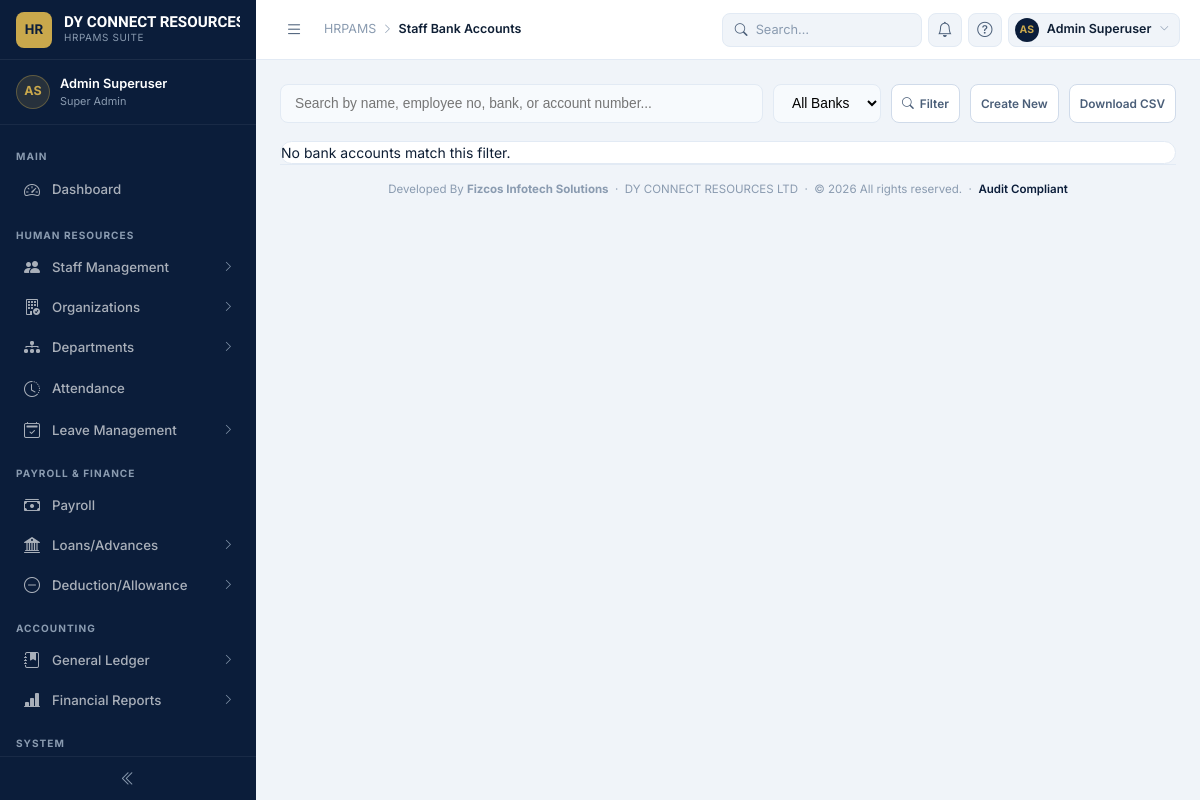
The app's page /payroll/bank-accounts/ (signed in), older data.
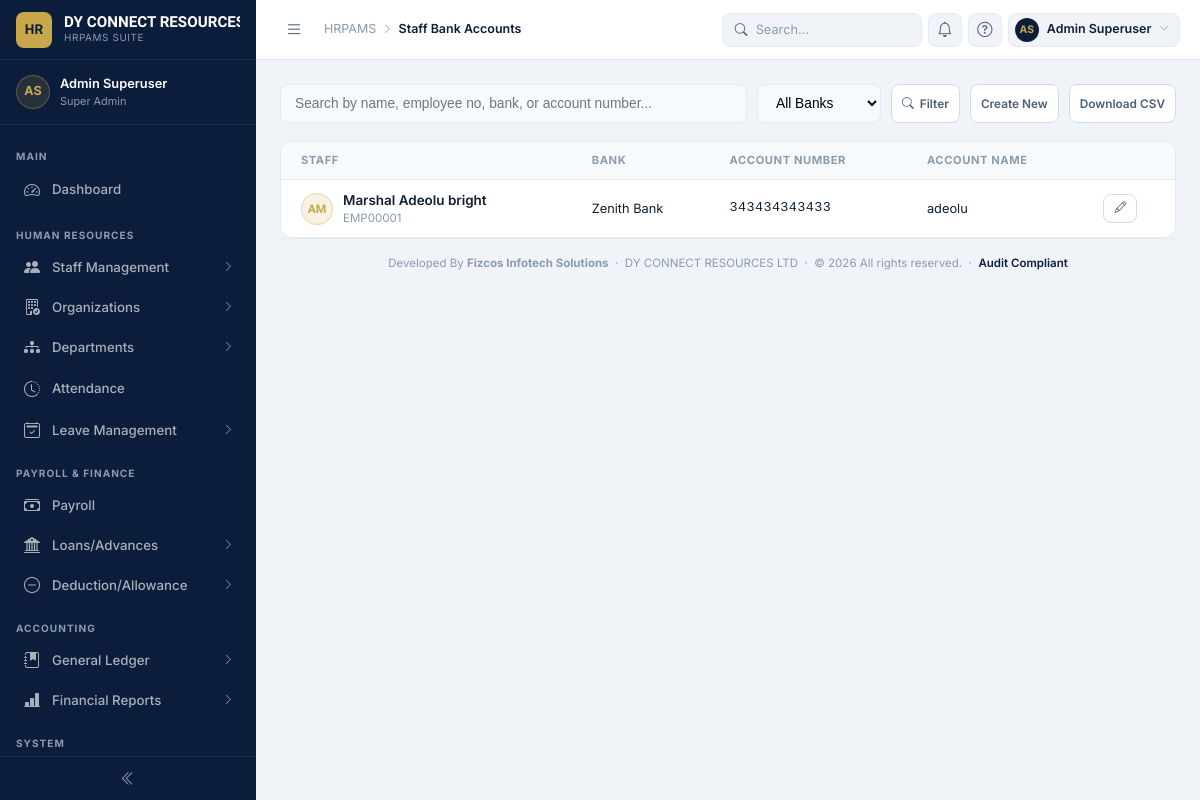
The same page, newer data.
### payroll/models/bank.py (models this page shows, shortened)
class StaffBankAccount(AuditableModel):
    staff = models.OneToOneField(Staff, on_delete=models.CASCADE, related_name="bank_account")
    bank_name = models.CharField(max_length=100)
    bank_code = models.CharField(
        max_length=10, blank=True, help_text="CBN bank sort/routing code, if known."
    )
    account_name = models.CharField(max_length=150)
    account_number = models.CharField(max_length=20)
    bvn = models.CharField(max_length=11, blank=True, help_text="Bank Verification Number.")
    is_verified = models.BooleanField(default=False)
    verified_at = models.DateTimeField(null=True, blank=True)
    class Meta:
        verbose_name = "Staff Bank Account"
        verbose_name_plural = "Staff Bank Accounts"
        indexes = [models.Index(fields=["account_number"])]

### employees/models.py (models this page shows, shortened)
class Staff(models.Model):
    user = models.OneToOneField(
        User,
        on_delete=models.CASCADE,
        related_name="staff_profile",
    )
    uuid = models.UUIDField(
        default=uuid.uuid4,
        editable=False,
        unique=True,
    )
    employee_no = models.CharField(
        max_length=20,
        unique=True,
        db_index=True,
        blank=True,
        help_text="Automatically generated employee number",
    )
    middle_name = models.CharField(
        max_length=50,
        blank=True,
    )
    gender = models.CharField(
        max_length=10,
        choices=Gender.choices,
        default=Gender.MALE,
    )
    date_of_birth = models.DateField()
    state_of_origin = models.CharField(
    max_length=30,
    choices=NigerianState.choices,
    default=NigerianState.SELECT,
)
    nationality = models.CharField(
        max_length=50,
        default="Nigeria",
    )
    marital_status = models.CharField(
        max_length=20,
        choices=MaritalStatus.choices,
        default=MaritalStatus.SINGLE,
    )
    employment_type = models.CharField(
        max_length=20,
        choices=EmploymentType.choices,
        default=EmploymentType.PERMANENT,
    )
    employment_status = models.CharField(
        max_length=20,
        choices=EmploymentStatus.choices,
        default=EmploymentStatus.ACTIVE,
    )
    staff_rank = models.ForeignKey(
        StaffRank,
        on_delete=models.PROTECT,
        related_name="employees",
        blank=True,
        null=True,
    )
    pension_pin = models.CharField(
        max_length=150,
        blank=True,
    )
    custodian_name = models.CharField(
        max_length=150,
        blank=True,
    )
    date_employed = models.DateField()
    confirmation_date = models.DateField(
        blank=True,
        null=True,
    )
    phone_mobile = models.CharField(
        max_length=20,
        blank=True,
    )
    phone_home = models.CharField(
        max_length=20,
        blank=True,
    )
    official_email = models.EmailField(
        blank=True,
    )
    personal_email = models.EmailField(
        blank=True,
    )
    address = models.CharField(
        max_length=255,
        blank=True,
    )
    qualification = models.CharField(
        max_length=150,
        blank=True,
    )
    graduation_year = models.PositiveSmallIntegerField(
        blank=True,
        null=True,
    )
    institution = models.CharField(
        max_length=150,
        blank=True,
    )
    professional_body = models.CharField(
        max_length=150,
        blank=True,
    )
    guarantor_name = models.CharField(
        max_length=150,
        blank=True,
    )
    guarantor_phone = models.CharField(
        max_length=20,
        blank=True,
    )
    guarantor_email = models.EmailField(
        blank=True,
    )
    guarantor_address = models.CharField(
        max_length=255,
        blank=True,
    )
    next_of_kin_name = models.CharField(
        max_length=150,
        blank=True,
    )
    next_of_kin_phone = models.CharField(
        max_length=20,
        blank=True,
    )
    next_of_kin_address = models.CharField(
        max_length=255,
        blank=True,
    )
    notes = models.TextField(
        blank=True,
    )
    is_active = models.BooleanField(
        default=True,
    )
    created = models.DateTimeField(
        auto_now_add=True,
    )
    updated = models.DateTimeField(
        auto_now=True,
    )
    created_by = models.ForeignKey(
        User,
        on_delete=models.SET_NULL,
        related_name="staff_created",
        null=True,
        blank=True,
    )
    updated_by = models.ForeignKey(
        User,
        on_delete=models.SET_NULL,
        related_name="staff_updated",
        null=True,
        blank=True,
    )
    class Meta:
        ordering = (
            "user__last_name",
            "user__first_name",
        )
        verbose_name = "Staff"
        verbose_name_plural = "Staff"
        indexes = [
            models.Index(fields=["employee_no"]),
            models.Index(fields=["employment_status"]),
            models.Index(fields=["date_employed"]),
        ]
    @property
    def full_name(self):
        return " ".join(
            filter(
                None,
                [
                    self.user.last_name,
                    self.user.first_name,
                    self.middle_name,
                ],
            )
        )

### payroll/views.py (the view, shortened to what this page needs)
# urls.py: path("bank-accounts/", views.StaffBankAccountListView.as_view(), name="bank-account-list"),
class StaffBankAccountListView(ManagerRequiredMixin, ListView):
    model = StaffBankAccount
    template_name = "payroll/staff_bankaccount_list.html"
    context_object_name = "accounts"
    paginate_by = 25
    def get_queryset(self):
        qs = (
            StaffBankAccount.objects.filter(is_active=True)
            .select_related("staff", "staff__user")
            .order_by("staff__user__first_name", "staff__user__last_name")
        )
        query = self.request.GET.get("q", "").strip()
        bank = self.request.GET.get("bank", "").strip()
        if bank:
            qs = qs.filter(bank_name=bank)
        return qs
    def get_context_data(self, **kwargs):
        ctx = super().get_context_data(**kwargs)
        ctx["page_title"] = "Staff Bank Accounts"
        ctx["breadcrumb"] = "Staff Bank Accounts"
        ctx["query"] = self.request.GET.get("q", "")
        ctx["current_bank"] = self.request.GET.get("bank", "")
        ctx["bank_choices"] = (
            StaffBankAccount.objects.filter(is_active=True)
            .order_by("bank_name")
            .values_list("bank_name", flat=True)
            .distinct()
        )
        ctx["total_count"] = self.get_queryset().count()
        ctx["missing_count"] = (
            self.model.objects.filter(is_active=True).exclude(
                account_number__isnull=False
            ).count()
            if hasattr(self.model, "account_number")
            else 0
        )
        return ctx

### dashboard/context_processors.py (called while the page is built)
def corporate_identity(request):
    try:
        identity = CorporateIdentity.get_default()
    except Exception as exc:
        logger.warning(
            "Unable to load Corporate Identity: %s",
            exc,
        )
        identity = None
    return {
        "corporate_info": identity,
    }

### dashboard/models.py (called while the page is built)
    @classmethod
    def get_default(cls) -> "CorporateIdentity | None":
        return (
            cls.objects.filter(is_default=True).first()
            or cls.objects.first()
        )

### payroll/views.py (called while the page is built)
    def dispatch(self, request, *args, **kwargs):
        if not request.user.is_authenticated:
            return self.handle_no_permission()
        if not (request.user.is_staff or request.user.is_superuser):
            raise PermissionDenied("You do not have permission to view staff bank details.")
        return super().dispatch(request, *args, **kwargs)

### payroll/templates/payroll/staff_bankaccount_list.html (shortened to what this page needs)
{% extends "dashboard/base.html" %}
{% load static %}
{% block breadcrumb %}<span class="bc-current">Staff Bank Accounts</span>{% endblock %}
{% block content %}
<form method="get" class="search-bar">
  <input type="text" name="q" placeholder="Search by name, employee no, bank, or account number..." value="{{ query }}">
  <select name="bank">
    <option value="">All Banks</option>
  </select>
  <button type="submit" class="btn btn-outline btn-sm"><i class="bi bi-search"></i> Filter</button>
   <button type="submit" class="btn btn-outline btn-sm"><a href="{% url 'payroll:bank-account-create' %}"> Create New</a></button>
    <button type="submit" class="btn btn-outline btn-sm"><a href="{% url 'payroll:bank-account-export' %}"> Download CSV</a></button>
</form>
<div class="card">
  <div class="card-body" style="padding:0">
    {% if accounts %}
    <div class="data-table-wrap">
      <table class="data-table">
        <thead>
          <tr>
            <th>Staff</th><th>Bank</th><th>Account Number</th><th>Account Name</th><th></th>
          </tr>
        </thead>
        <tbody>
          {% for acc in accounts %}
          <tr>
            <td>
              <div class="staff-cell">
                <div class="staff-avatar">{{ acc.staff.user.first_name|first|upper }}{{ acc.staff.user.last_name|first|upper }}</div>
                <div>
                  <div class="staff-name">{{ acc.staff.full_name }}</div>
                  <div class="staff-sub">{{ acc.staff.employee_no }}</div>
                </div>
              </div>
            </td>
            <td>{{ acc.bank_name }}</td>
            <td class="acct-number">{{ acc.account_number }}</td>
            <td>{{ acc.account_name }}</td>
            <td>
              <a href="{% url 'payroll:bank-account-create' %}?staff={{ acc.staff.uuid }}" class="btn btn-outline btn-sm">
                <i class="bi bi-pencil"></i>
              </a>
            </td>
          </tr>
          {% endfor %}
        </tbody>
      </table>
    </div>
    {% else %}
    <div class="empty-hint">No bank accounts match this filter.</div>
    {% endif %}
  </div>
</div>
{% endblock %}

Row changes from the older to the newer data that the page shows:
added StaffBankAccount: staff.user.first_name|first "A", staff.user.last_name|first "M", staff.full_name "Marshal Adeolu bright", staff.employee_no "EMP00001", bank_name "Zenith Bank", account_number "343434343433", account_name "adeolu"
Text that changed along with them:
text no longer shown: "No bank accounts match this filter."
text now shown: "STAFF BANK ACCOUNT NUMBER ACCOUNT NAME"
